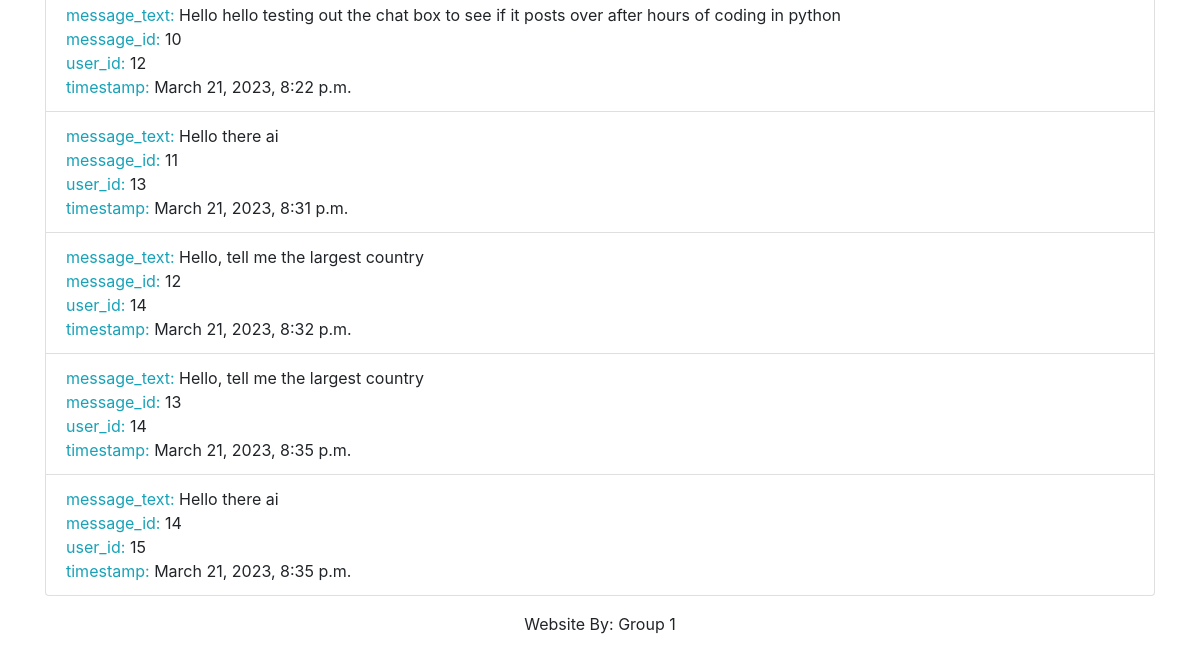
Page /chat_history/ (lower part) on the earlier database version.
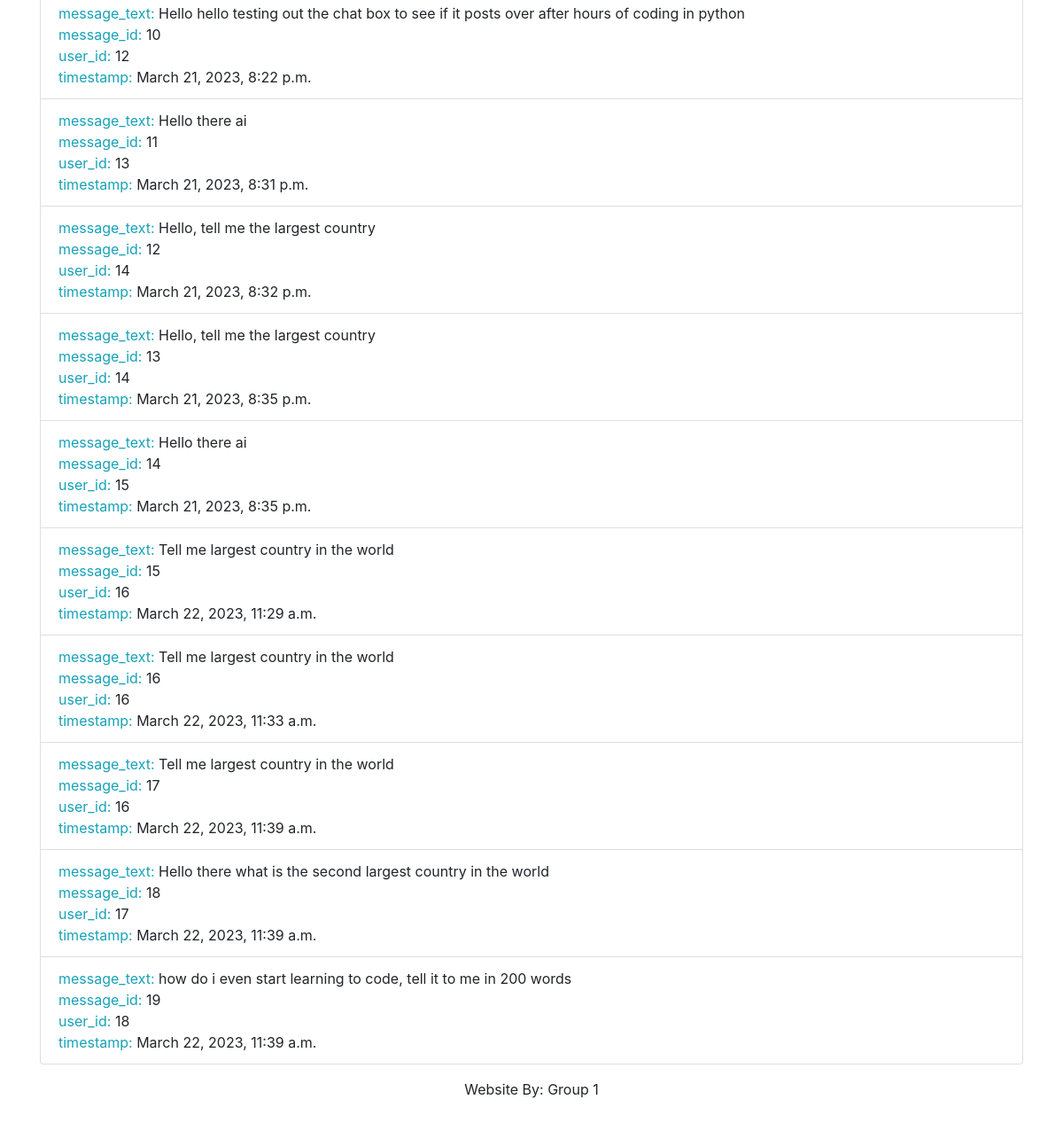
Same page on the later database version.
### chatbox/models.py (models this page shows)
class Chatmessage(models.Model):
    message_text = models.CharField(max_length=500, help_text="The message text")
    timestamp = models.DateTimeField(auto_now_add=True, help_text="The timestamp of sending message text")
    user = models.ForeignKey(User,on_delete=models.CASCADE)

### chatbox/views.py (the view)
# urls.py: path('chat_history/', views.chat_history, name='chat_history'),
def chat_history(request):
    chats = Chatmessage.objects.all()
    chats_list = []
    for chat in chats:
        chats_list.append({"chat": chat})
    context = {
        "chats_list": chats_list
    }
    return render(request, "chatbox/chat_history.html", context)

### chatbox/templates/chatbox/chat_history.html (shortened to what this page needs)
{% extends 'chatbox/base.html' %}
{% block content %}
<ul class="list-group">
  {% for item in chats_list %}
  <li class="list-group-item">
      <span class="text-info">message_text: </span> <span>{{ item.chat.message_text }}</span>
      <br>
      <span class="text-info">message_id: </span><span>{{ item.chat.id }}</span>
      <br>
      <span class="text-info">user_id: </span><span>{{ item.chat.user_id }}</span>
      <br>
      <span class="text-info">timestamp: </span><span>{{ item.chat.timestamp }}</span>
  </li>
  {% endfor %}
</ul>
{% endblock %}

Differences in the rows shown:
added Chatmessage: chat.message_text "Tell me largest country in the world", chat.id "15", chat.user_id "16", chat.timestamp "March 22, 2023, 11:29 a.m."
added Chatmessage: chat.message_text "Tell me largest country in the world", chat.id "16", chat.user_id "16", chat.timestamp "March 22, 2023, 11:33 a.m."
added Chatmessage: chat.message_text "Tell me largest country in the world", chat.id "17", chat.user_id "16", chat.timestamp "March 22, 2023, 11:39 a.m."
added Chatmessage: chat.message_text "Hello there what is the second largest country in the world", chat.id "18", chat.user_id "17", chat.timestamp "March 22, 2023, 11:39 a.m."
added Chatmessage: chat.message_text "how do i even start learning to code, tell it to me in 200 words", chat.id "19", chat.user_id "18", chat.timestamp "March 22, 2023, 11:39 a.m."
